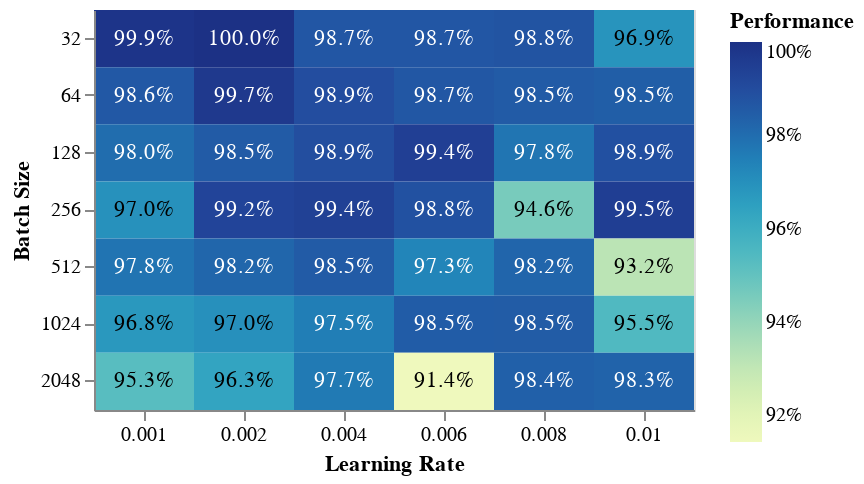

The code cell stored with this chart in its notebook:
### Code cell
source = pd.DataFrame({'x': x.ravel(),
                     'y': y.ravel(),
                     'z': perf.ravel()})

base = alt.Chart(source).encode(
    x=alt.X('x:O', title='Learning Rate', axis=alt.Axis(labelAngle=0)),
    y=alt.Y('y:O', title='Batch Size')
).transform_joinaggregate(
        max='max(z)',
).transform_calculate(
        percent="datum.z / datum.max"
)

text = base.mark_text().encode(
    text=alt.Text('percent:Q', format='.1%'),
    color=alt.condition(
        alt.datum.percent > 0.97,
        alt.value('white'),
        alt.value('black')
    )
)

color_plot = base.mark_rect().encode(
    color=alt.Color('percent:Q',
                    title='Performance',
                    legend=alt.Legend(format='.0%')
                   )
).properties(
    width=300,
    height=200
)

color_plot + text

### Figure 1 — Vega-Lite specification as saved in the notebook (floating-point values rounded to 4 significant figures)
{"config": {"view": {"continuousWidth": 400, "continuousHeight": 300}}, "layer": [{"mark": "rect", "encoding": {"color": {"type": "quantitative", "field": "percent", "legend": {"format": ".0%"}, "title": "Performance"}, "x": {"type": "ordinal", "axis": {"labelAngle": 0}, "field": "x", "title": "Learning Rate"}, "y": {"type": "ordinal", "field": "y", "title": "Batch Size"}}, "height": 200, "transform": [{"joinaggregate": [{"op": "max", "field": "z", "as": "max"}]}, {"calculate": "datum.z / datum.max", "as": "percent"}], "width": 300}, {"mark": "text", "encoding": {"color": {"condition": {"value": "white", "test": "(datum.percent > 0.97)"}, "value": "black"}, "text": {"type": "quantitative", "field": "percent", "format": ".1%"}, "x": {"type": "ordinal", "axis": {"labelAngle": 0}, "field": "x", "title": "Learning Rate"}, "y": {"type": "ordinal", "field": "y", "title": "Batch Size"}}, "transform": [{"joinaggregate": [{"op": "max", "field": "z", "as": "max"}]}, {"calculate": "datum.z / datum.max", "as": "percent"}]}], "data": {"name": "data-9bceb48575fb4c505c6c28156c1b79b3"}, "$schema": "https://vega.github.io/schema/vega-lite/v4.8.1.json", "datasets": {"data-9bceb48575fb4c505c6c28156c1b79b3": [{"x": 0.001, "y": 32, "z": 4.089}, {"x": 0.002, "y": 32, "z": 4.094}, {"x": 0.004, "y": 32, "z": 4.04}, {"x": 0.006, "y": 32, "z": 4.04}, {"x": 0.008, "y": 32, "z": 4.043}, {"x": 0.01, "y": 32, "z": 3.967}, {"x": 0.001, "y": 64, "z": 4.038}, {"x": 0.002, "y": 64, "z": 4.082}, {"x": 0.004, "y": 64, "z": 4.051}, {"x": 0.006, "y": 64, "z": 4.04}, {"x": 0.008, "y": 64, "z": 4.035}, {"x": 0.01, "y": 64, "z": 4.031}, {"x": 0.001, "y": 128, "z": 4.013}, {"x": 0.002, "y": 128, "z": 4.035}, {"x": 0.004, "y": 128, "z": 4.051}, {"x": 0.006, "y": 128, "z": 4.071}, {"x": 0.008, "y": 128, "z": 4.004}, {"x": 0.01, "y": 128, "z": 4.047}, {"x": 0.001, "y": 256, "z": 3.97}, {"x": 0.002, "y": 256, "z": 4.064}, {"x": 0.004, "y": 256, "z": 4.069}, {"x": 0.006, "y": 256, "z": 4.047}, {"x": 0.008, "y": 256, "z": 3.871}, {"x": 0.01, "y": 256, "z": 4.074}, {"x": 0.001, "y": 512, "z": 4.005}, {"x": 0.002, "y": 512, "z": 4.021}, {"x": 0.004, "y": 512, "z": 4.034}, {"x": 0.006, "y": 512, "z": 3.986}, {"x": 0.008, "y": 512, "z": 4.022}, {"x": 0.01, "y": 512, "z": 3.815}, {"x": 0.001, "y": 1024, "z": 3.962}, {"x": 0.002, "y": 1024, "z": 3.971}, {"x": 0.004, "y": 1024, "z": 3.994}, {"x": 0.006, "y": 1024, "z": 4.033}, {"x": 0.008, "y": 1024, "z": 4.034}, {"x": 0.01, "y": 1024, "z": 3.908}, {"x": 0.001, "y": 2048, "z": 3.9}, {"x": 0.002, "y": 2048, "z": 3.944}, {"x": 0.004, "y": 2048, "z": 3.998}, {"x": 0.006, "y": 2048, "z": 3.743}, {"x": 0.008, "y": 2048, "z": 4.027}, {"x": 0.01, "y": 2048, "z": 4.025}]}}
